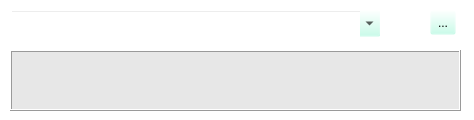
       <widget class="QFrame" name="frame_client">
        <property name="geometry">
         <rect>
          <x>0</x>
          <y>0</y>
          <width>474</width>
          <height>120</height>
         </rect>
        </property>
        <property name="styleSheet">
         <string notr="true">background-color: rgb(188, 255, 231,0);</string>
        </property>
        <property name="frameShape">
         <enum>QFrame::Box</enum>
        </property>
        <property name="frameShadow">
         <enum>QFrame::Raised</enum>
        </property>
        <property name="lineWidth">
         <number>1</number>
        </property>
        <widget class="QComboBox" name="comboBox_client">
         <property name="geometry">
          <rect>
           <x>10</x>
           <y>10</y>
           <width>371</width>
           <height>27</height>
          </rect>
         </property>
         <property name="styleSheet">
          <string notr="true">selection-background-color: rgb(255, 255, 127);</string>
         </property>
         <property name="editable">
          <bool>true</bool>
         </property>
         <property name="frame">
          <bool>true</bool>
         </property>
        </widget>
        <widget class="QTextBrowser" name="textBrowser_client">
         <property name="geometry">
          <rect>
           <x>10</x>
           <y>50</y>
           <width>451</width>
           <height>61</height>
          </rect>
         </property>
         <property name="toolTip">
          <string>Double click pour sélectionner l'édition</string>
         </property>
         <property name="styleSheet">
          <string notr="true">background-color: rgb(231, 231, 231);</string>
         </property>
         <property name="frameShape">
          <enum>QFrame::Box</enum>
         </property>
         <property name="frameShadow">
          <enum>QFrame::Raised</enum>
         </property>
         <property name="lineWidth">
          <number>1</number>
         </property>
         <property name="midLineWidth">
          <number>0</number>
         </property>
        </widget>
        <widget class="QToolButton" name="toolButton_ClientInfo">
         <property name="geometry">
          <rect>
           <x>430</x>
           <y>10</y>
           <width>26</width>
           <height>25</height>
          </rect>
         </property>
         <property name="text">
          <string>...</string>
         </property>
         <property name="icon">
          <iconset resource="resources.qrc">
           <normaloff>:/newPrefix/images/info.png</normaloff>:/newPrefix/images/info.png</iconset>
         </property>
         <property name="iconSize">
          <size>
           <width>24</width>
           <height>24</height>
          </size>
         </property>
        </widget>
       </widget>
